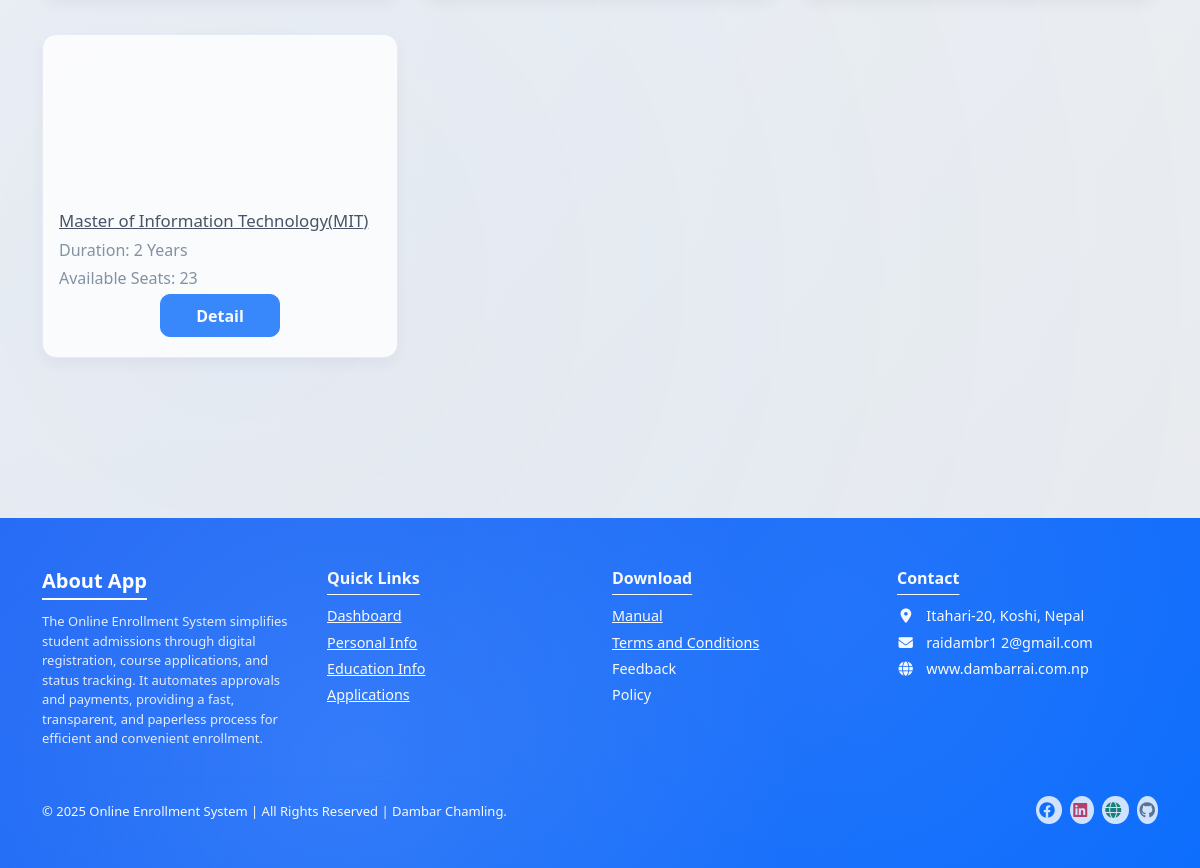
The page /student-dashboard/ (lower part) on the database as committed earlier.
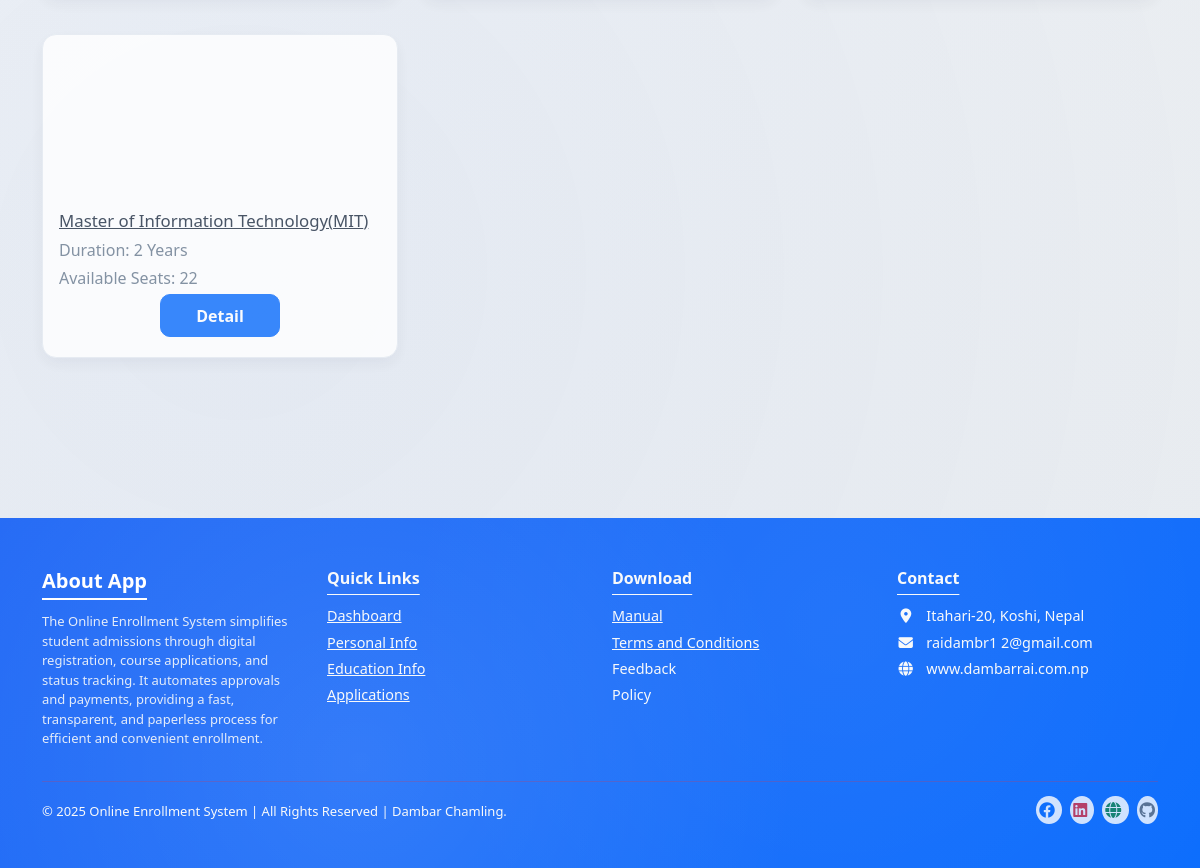
The same page on the database as committed later.
### admissionapp/models.py (models this page shows, shortened)
class CourseDetails(models.Model):
    DEGREE_CHOICES = [
        ("Master", "Master"),
        ("Bachelor", "Bachelor"),
        ("Plus2", "Plus2"),
    ]
    COURSE_DURATION = [
        ("2 Years", "2 Years"),
        ("3 Years", "3 Years"),
        ("4 Years", "4 Years"),
        ("5 Years", "5 Years"),
    ]
    degree = models.CharField(max_length=50, choices=DEGREE_CHOICES)
    course_name = models.CharField(max_length=10, unique=True,
                                   verbose_name="Course Name(short form)")
    course_full_name = models.CharField(max_length=100, unique=True, blank=True,
                                    verbose_name="Course Full Name")
    course_code = models.CharField(max_length=10, unique=True)
    course_duration = models.CharField(max_length=10, choices=COURSE_DURATION)
    total_seats = models.PositiveIntegerField(default=40)
    seats_filled = models.PositiveIntegerField(default=0)
    course_fee = models.DecimalField(max_digits=10, decimal_places=2, default=0)
    course_add_date = models.DateTimeField(auto_now_add=True, blank=True, null=True)
    course_desc = models.TextField(blank=True, help_text="Overview, curriculum etc"
                                   ,verbose_name="Course Description")
    min_requirement = models.TextField(
        blank=True,
        verbose_name="Minimum Requirement",
        help_text="Write as bullet sentences",
    )
    bg_pic = models.ImageField(
        upload_to=course_bg_upload_path,
        blank=True,
        null=True,
        help_text="Upload a background image for the course",
        verbose_name="Background Picture"
    )
    @property
    def remaining_seat(self):
        return self.total_seats - self.seats_filled

### admissionapp/views.py (the view)
# urls.py: path("student-dashboard/", views.student_dashboard, name="student_dashboard"),
def student_dashboard(request):
    plus2_courses = CourseDetails.objects.filter(
        degree="Plus2"
    ).order_by("course_name")
    bachelor_courses = CourseDetails.objects.filter(
        degree="Bachelor"
    ).order_by("course_name")
    master_courses = CourseDetails.objects.filter(
        degree="Master"
    ).order_by("course_name")
    course_stats = CourseDetails.objects.aggregate(
        total_courses=Count("id"),
        master_course_count=Count(
            "id",
            filter=Q(degree="Master")
        ),
        bachelor_course_count=Count(
            "id",
            filter=Q(degree="Bachelor")
        ),
        plus2_course_count=Count(
            "id",
            filter=Q(degree="Plus2")
        ),
    )
    context = {
        "total_courses": course_stats["total_courses"],
        "master_course_count": course_stats["master_course_count"],
        "bachelor_course_count": (
            course_stats["bachelor_course_count"]
        ),
        "plus2_course_count": course_stats["plus2_course_count"],
        "plus2_courses": plus2_courses,
        "bachelor_courses": bachelor_courses,
        "master_courses": master_courses,
        "plus2_courses_repeat": repeat_to_fill(
            plus2_courses,
            per_row=3,
            min_rows=1,
            max_rows=4
        ),
        "bachelor_courses_repeat": repeat_to_fill(
            bachelor_courses,
            per_row=3,
            min_rows=1,
            max_rows=4
        ),
        "master_courses_repeat": repeat_to_fill(
            master_courses,
            per_row=3,
            min_rows=1,
            max_rows=4
        ),
    }
    return render(
        request,
        "student/student_dashboard.html",
        context
    )

### admissionapp/context_processors.py (called while the page is built, shortened)
def profile_flags(request):
    if not request.user.is_authenticated:
        return {}

### admissionapp/views.py (called while the page is built)
def repeat_to_fill(seq, per_row=3, min_rows=1, max_rows=4):
    seq = list(seq)
    if not seq:
        return []
    target_len = per_row * ceil(len(seq) / per_row)
    target_len = max(target_len, per_row * min_rows)
    target_len = min(target_len, per_row * max_rows)
    repeats = (target_len + len(seq) - 1) // len(seq)
    return (seq * repeats)[:target_len]

### templates/student/student_dashboard.html (shortened to what this page needs)
{% extends 'student/student_base.html' %} {% load static %}  {% block css %}
<link
  rel="stylesheet"
  href="{% static 'css/student/student_dashboard.css' %}"
/>
{% endblock %} {% block body %}
<div class="student-dashboard container">
  <div class="master-section py-5">
    <div class="row">
      {% for course in master_courses %}
      <div class="col-md-4 mb-3">
        <div class="card">
          {% if course.bg_pic %}
            <a href="{% url 'select_course' course.pk %}" class="course-link">
            <div class="card-img-top course-bg"
                style="background-image: url('{{ course.bg_pic.url }}');">
            </div></a>
          {% else %}
            <a href="{% url 'select_course' course.pk %}" class="course-link">
            <div class="card-img-top course-bg"
                style="background-image: url('{% static 'images/pic.jpg' %}');">
            </div></a>
          {% endif %}
          <div class="card-body">
            <h5 class="card-title text-decoration-underline">
               {{ course.course_full_name}}({{ course.course_name}})
            </h5>
            <p class="text-muted">Duration: {{ course.course_duration }}</p>
            <p class="text-muted">
              Available Seats: {{ course.remaining_seat }}
            </p>
            <div class="apply-btn text-center">
              <a
                href="{% url 'select_course' course.pk %}"
                class="btn btn-primary text-center"
                >Detail</a
              >
            </div>
          </div>
        </div>
      </div>
      {% empty %}
      <div class="col-12">
        <p>No Master Courses Available</p>
      </div>
      {% endfor %}
    </div>
  </div>
</div>
{% endblock body %}

Rows that differ between the two databases and show on the page:
changed CourseDetails "Master of Information Technology": remaining_seat "23" → "22"
